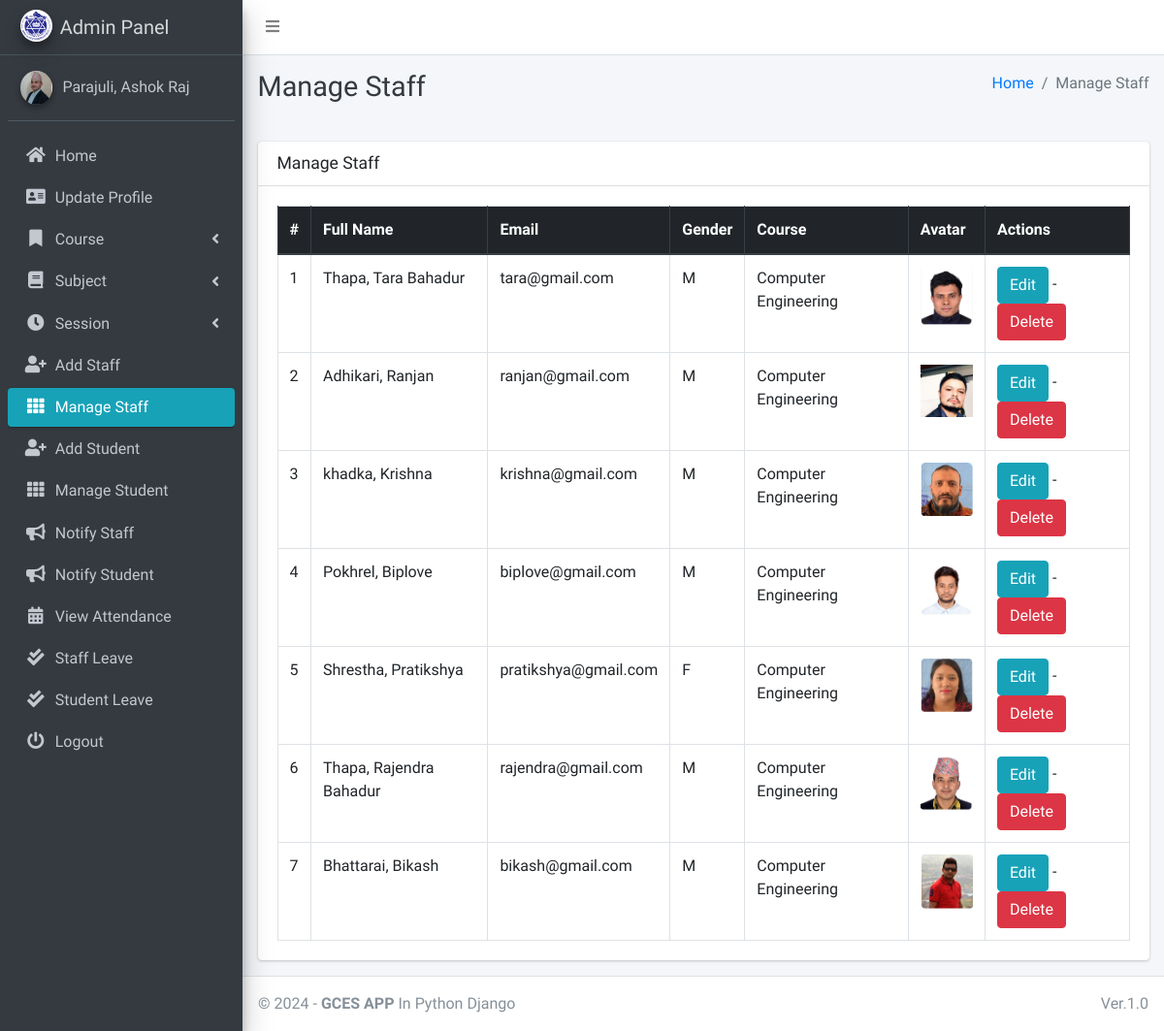
The app's page /staff/manage/ (signed in), older data.
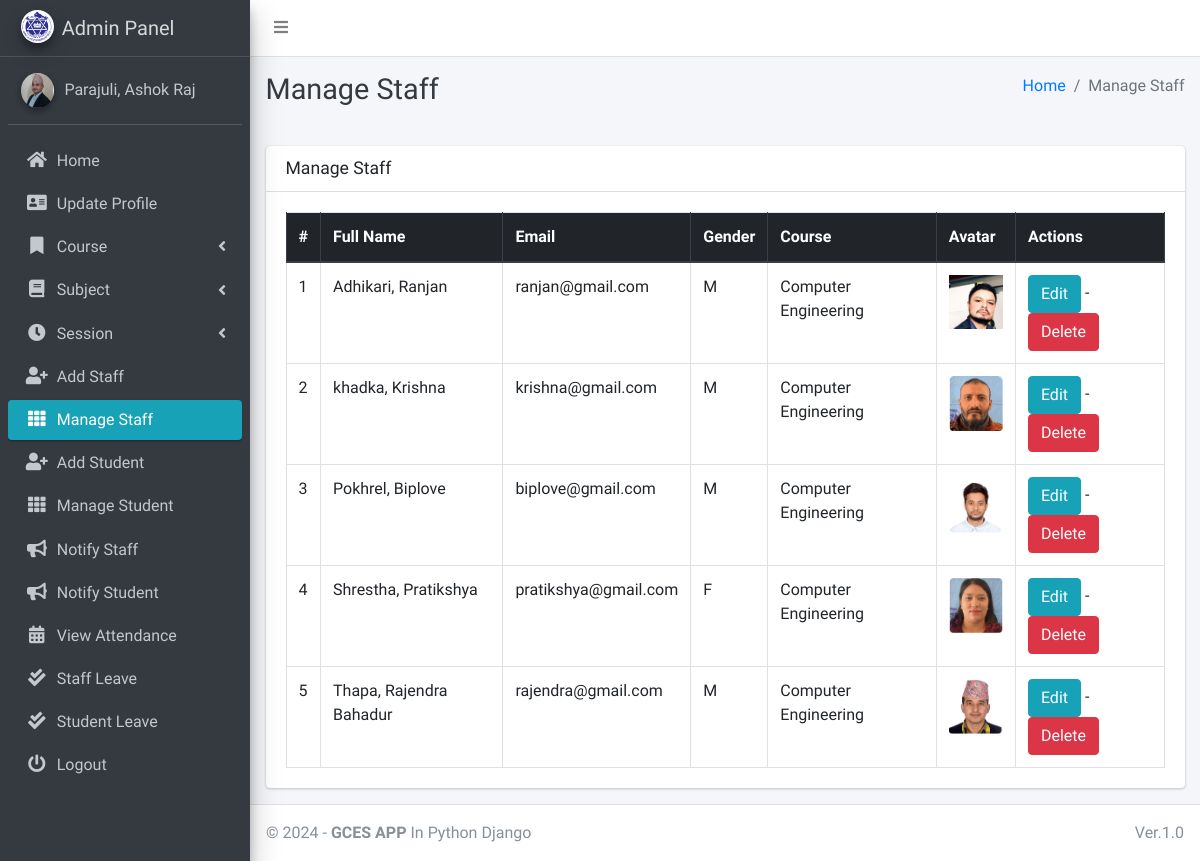
The same page, newer data.
### main_app/models.py (models this page shows, shortened)
class CustomUser(AbstractUser):
    USER_TYPE = ((1, "HOD"), (2, "Staff"), (3, "Student"))
    GENDER = [("M", "Male"), ("F", "Female")]
    username = None  # Removed username, using email instead
    email = models.EmailField(unique=True)
    user_type = models.CharField(default=1, choices=USER_TYPE, max_length=1)
    gender = models.CharField(max_length=1, choices=GENDER)
    profile_pic = models.ImageField()
    address = models.TextField()
    fcm_token = models.TextField(default="")  # For firebase notifications
    created_at = models.DateTimeField(auto_now_add=True)
    updated_at = models.DateTimeField(auto_now=True)
    USERNAME_FIELD = "email"
    REQUIRED_FIELDS = []
    objects = CustomUserManager()
    def __str__(self):
        return self.last_name + ", " + self.first_name

class Staff(models.Model):
    course = models.ForeignKey(Course, on_delete=models.PROTECT, null=True, blank=False)  # Prevent course deletion if referenced by staff
    admin = models.OneToOneField(CustomUser, on_delete=models.CASCADE)  # CustomUser can be deleted with the staff

class Course(models.Model):
    name = models.CharField(max_length=120)
    created_at = models.DateTimeField(auto_now_add=True)
    updated_at = models.DateTimeField(auto_now=True)

### main_app/hod_views.py (the view)
# urls.py: path("staff/manage/", hod_views.manage_staff, name='manage_staff'),
def manage_staff(request):
    allStaff = CustomUser.objects.filter(user_type=2)
    context = {
        'allStaff': allStaff,
        'page_title': 'Manage Staff'
    }
    return render(request, "hod_template/manage_staff.html", context)

### main_app/templates/hod_template/manage_staff.html
{% extends 'main_app/base.html' %}
{% load static %}
{% block page_title %}{{page_title}}{% endblock page_title %}
{% block content %}
<section class="content">
    <div class="container-fluid">
        <div class="row">
            <div class="col-md-12">
                <div class="card">
                    <div class="card-header">
                        <h3 class="card-title">{{page_title}}</h3>
                    </div>
                    <div class="card-body">
                        <table id="example2" class="table table-bordered table-hover">
                            <thead class="thead-dark">
                                <tr>
                                    <th>#</th>
                                    <th>Full Name</th>
                                    <th>Email</th>
                                    <th>Gender</th>
                                    <th>Course</th>
                                    <th>Avatar</th>
                                    <th>Actions</th>
                                </tr>
                            </thead>
                            <tbody>
                                {% for staff in allStaff %}
                                <tr>
                                    <td>{{ forloop.counter }}</td>
                                    <td>{{staff.last_name}}, {{staff.first_name}}</td>
                                    <td>{{staff.email}}</td>
                                    <td>{{staff.gender}}</td>
                                    <td>{{staff.staff.course.name}}</td>
                                    <td>
                                        {% if staff.profile_pic == ""  %}
                                        No Image
                                        {% else %}
                                        <img class="img img-fluid mb-2" height="56" width="56"
                                            src="{{staff.profile_pic}}" alt="">
                                        {% endif %}
                                    </td>
                                    <td>
                                       <a href="{% url 'edit_staff' staff.staff.id %}" class="btn btn-info">Edit</a> -
                                        <a href="{% url 'delete_staff' staff.staff.id %}" class="btn btn-danger" onclick="return confirm('Are you sure about this ?')">Delete</a>
                                    </td>
                                </tr>
                                {% endfor %}
                            </tbody>
                        </table>
                    </div>
                </div>
            </div>
        </div>
    </div>
</section>
{% endblock content %}

### main_app/templates/main_app/base.html (shortened to what this page needs)
{% load static %}
<!DOCTYPE html>
<html>
<head>
    <link rel="stylesheet" href="{% static 'plugins/fontawesome-free/css/all.min.css'%} ">
    <link rel="stylesheet" href="https://code.ionicframework.com/ionicons/2.0.1/css/ionicons.min.css">
    <link rel="stylesheet"
        href="{% static 'plugins/tempusdominus-bootstrap-4/css/tempusdominus-bootstrap-4.min.css'%} ">
    <link rel="stylesheet" href="{% static 'plugins/icheck-bootstrap/icheck-bootstrap.min.css'%} ">
    <link rel="stylesheet" href="{% static 'dist/css/adminlte.min.css'%} ">
    <link rel="stylesheet" href="{% static 'plugins/overlayScrollbars/css/OverlayScrollbars.min.css'%} ">
    <link rel="stylesheet" href="{% static 'plugins/daterangepicker/daterangepicker.css'%} ">
</head>
<body class="hold-transition sidebar-mini layout-fixed">
    <div class="wrapper">
        <nav class="main-header navbar navbar-expand navbar-white navbar-light">
            <ul class="navbar-nav">
                <li class="nav-item">
                    <a class="nav-link" data-widget="pushmenu" href="#"><i class="fas fa-bars"></i></a>
                </li>
            </ul>
        </nav>
        {% include "main_app/sidebar_template.html" with user=user %}
        <div class="content-wrapper">
            <div class="content-header">
                <div class="container-fluid">
                    <div class="row mb-2">
                        <div class="col-sm-6">
                            <h1 class="m-0 text-dark">{% block page_title %}{% endblock page_title %}</h1>
                        </div>
                        <div class="col-sm-6">
                            <ol class="breadcrumb float-sm-right">
                                <li class="breadcrumb-item"><a href="#">Home</a></li>
                                <li class="breadcrumb-item active">{{ page_title }}</li>
                            </ol>
                        </div>
                    </div>
                </div>
            </div>
<section class="content">
    <div class="container-fluid">
        <div class="row">
            <div class="col-md-12">
            </div></div></div></section>
            {% block content %}
            {% endblock content %}
        </div>
        {% include "main_app/footer.html" %}
    </div>
</body>
</html>

### main_app/templates/main_app/sidebar_template.html (shortened to what this page needs)
{% load static %}
<aside class="main-sidebar sidebar-dark-info elevation-4">
    {% if request.user.user_type == '1' %}
    <a href="{% url 'admin_home' %}" class="brand-link">
        <img src="{% static 'dist/img/gces.png' %} " alt="AdminLTE Logo"
            class="brand-image img-circle elevation-3" >
        <span class="brand-text font-weight-light">Admin Panel</span>
    </a>
    <div class="sidebar">
        <div class="user-panel mt-3 pb-3 mb-3 d-flex">
            <div class="image">
                <img src="{{ request.user.profile_pic}}" class="img-circle elevation-2" alt="User Image">
            </div>
            <div class="info">
                <a href="#" class="d-block">{{user}}</a>
            </div>
        </div>
        <nav class="mt-2">
            <ul class="nav nav-pills nav-sidebar flex-column" data-widget="treeview" role="menu" data-accordion="false">
                <li class="nav-item">
                    {% url 'admin_home' as admin_home %}
                    <a href="{{admin_home}}" class="nav-link {% if admin_home == request.path %} active {% endif %}">
                        <i class="nav-icon fas fa-home"></i>
                        <p>
                            Home
                        </p>
                    </a>
                </li>
                <li class="nav-item">
                    {% url 'admin_view_profile' as admin_view_profile %}
                    <a href="{{admin_view_profile}}"
                        class="nav-link {% if admin_view_profile == request.path %} active {% endif %}">
                        <i class="nav-icon fas fa-address-card"></i>
                        <p>
                            Update Profile
                        </p>
                    </a>
                </li>
                <li class="nav-item has-treeview">
                    <a href="#" class="nav-link">
                        <i class="nav-icon fas fa-bookmark"></i>
                        <p>
                            Course
                            <i class="fas fa-angle-left right"></i>
                        </p>
                    </a>
                </li>
                <li class="nav-item has-treeview">
                    <a href="#" class="nav-link">
                        <i class="nav-icon fas fa-book"></i>
                        <p>
                            Subject
                            <i class="fas fa-angle-left right"></i>
                        </p>
                    </a>
                </li>
                <li class="nav-item has-treeview">
                    <a href="#" class="nav-link">
                        <i class="nav-icon fas fa-clock"></i>
                        <p>
                            Session
                            <i class="fas fa-angle-left right"></i>
                        </p>
                    </a>
                </li>
                <li class="nav-item">
                    {% url 'add_staff' as add_staff %}
                    <a href="{{add_staff}}" class="nav-link {% if add_staff == request.path %} active {% endif %}">
                        <i class="nav-icon fas fa-user-plus"></i>
                        <p>
                            Add Staff
                        </p>
                    </a>
                </li>
                <li class="nav-item">
                    {% url 'manage_staff' as manage_staff %}
                    {% url 'edit_staff' staff_id as edit_staff %}
                    <a href="{{manage_staff}}"
                        class="nav-link {% if manage_staff == request.path or request.path == edit_staff %} active {% endif %}">
                        <i class="nav-icon fas fa-th"></i>
                        <p>
                            Manage Staff
                        </p>
                    </a>
                </li>
                <li class="nav-item">
                    {% url 'add_student' as add_student%}
                    <a href="{{add_student}}" class="nav-link  {% if add_student == request.path %} active {% endif %}">
                        <i class="nav-icon fas fa-user-plus"></i>
                        <p>
                            Add Student
                        </p>
                    </a>
                </li>
                <li class="nav-item">
                    {% url 'manage_student' as manage_student %}
                    {% url 'edit_student' student_id as edit_student %}
                    <a href="{{manage_student}}"
                        class="nav-link  {% if edit_student == request.path or manage_student == request.path %} active {% endif %}">
                        <i class="nav-icon fas fa-th"></i>
                        <p>
                            Manage Student
                        </p>
                    </a>
                </li>
                <li class="nav-item">
                    {% url 'admin_notify_staff' as admin_notify_staff %}
                    <a href="{{admin_notify_staff}}"
                        class="nav-link {% if admin_notify_staff == request.path %} active {% endif %}">
                        <i class="nav-icon fas fa-bullhorn"></i>
                        <p>
                            Notify Staff
                        </p>
                    </a>
                </li>
                <li class="nav-item">
                    {% url 'admin_notify_student' as admin_notify_student %}
                    <a href="{{admin_notify_student}}"
                        class="nav-link {% if admin_notify_student == request.path %} active {% endif %}">
                        <i class="nav-icon fas fa-bullhorn"></i>
                        <p>
                            Notify Student
                        </p>
                    </a>
                </li>
                <li class="nav-item">
                    {% url 'admin_view_attendance' as admin_view_attendance %}
                <li class="nav-item">
                    <a href="{{admin_view_attendance}}"
                        class="nav-link  {% if admin_view_attendance == request.path %} active {% endif %}">
                        <i class="nav-icon fas fa-calendar-alt"></i>
                        <p>
                            View Attendance
                        </p>
                    </a>
                </li>
                <li class="nav-item">
                    {% url 'view_staff_leave' as view_staff_leave %}
                    <a href="{{view_staff_leave}}"
                        class="nav-link  {% if view_staff_leave == request.path %} active {% endif %}">
                        <i class="nav-icon fas fa-check-double"></i>
                        <p>
                            Staff Leave
                        </p>
                    </a>
                </li>
                <li class="nav-item">
                    {% url 'view_student_leave' as view_student_leave %}
                    <a href="{% url 'view_student_leave' %}"
                        class="nav-link  {% if view_student_leave == request.path %} active {% endif %}">
                        <i class="nav-icon fas fa-check-double"></i>
                        <p>
                            Student Leave
                        </p>
                    </a>
                </li>
                                        {% endif %}
                                        <li class="nav-item">
                                            <a href="{% url 'user_logout' %}"
                                                onclick="return confirm('Your session would be terminated.\n\nProceed?')"
                                                class="nav-link">
                                                <i class="nav-icon fas fa-power-off"></i>
                                                <p>
                                                    Logout
                                                </p>
                                            </a>
                                        </li>
                                    </ul>
                                </nav>
                            </div>
</aside>

### main_app/templates/main_app/footer.html
<footer class="main-footer">
    &copy; {% now "Y" %} - <strong>GCES APP</strong>
    In Python Django
    <div class="float-right d-none d-sm-inline-block">
       Ver.1.0
    </div>
</footer>

Row changes from the older to the newer data that the page shows:
removed CustomUser: last_name "Thapa", first_name "Tara Bahadur", email "tara@gmail.com", gender "M", staff.course.name "Computer Engineering", shows a picture
removed CustomUser: last_name "Bhattarai", first_name "Bikash", email "bikash@gmail.com", gender "M", staff.course.name "Computer Engineering", shows a picture
